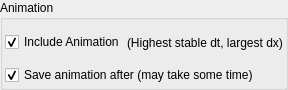
                  <widget class="QGroupBox" name="groupBox_2">
                   <property name="sizePolicy">
                    <sizepolicy hsizetype="Preferred" vsizetype="Preferred">
                     <horstretch>0</horstretch>
                     <verstretch>0</verstretch>
                    </sizepolicy>
                   </property>
                   <property name="maximumSize">
                    <size>
                     <width>16777215</width>
                     <height>90</height>
                    </size>
                   </property>
                   <property name="title">
                    <string>Animation</string>
                   </property>
                   <layout class="QVBoxLayout" name="verticalLayout_7">
                    <property name="spacing">
                     <number>2</number>
                    </property>
                    <property name="leftMargin">
                     <number>2</number>
                    </property>
                    <property name="topMargin">
                     <number>2</number>
                    </property>
                    <property name="rightMargin">
                     <number>2</number>
                    </property>
                    <property name="bottomMargin">
                     <number>2</number>
                    </property>
                    <item>
                     <layout class="QHBoxLayout" name="horizontalLayout_16">
                      <item>
                       <widget class="QCheckBox" name="checkBox_incl_animation">
                        <property name="maximumSize">
                         <size>
                          <width>16777215</width>
                          <height>20</height>
                         </size>
                        </property>
                        <property name="toolTip">
                         <string>&lt;html&gt;&lt;head/&gt;&lt;body&gt;&lt;p&gt;Include the 2D Animation in Tab 1. Rendering animations takes considerable time even if the calculations do not. Consider turning off during preparatory simulations.&lt;/p&gt;&lt;/body&gt;&lt;/html&gt;</string>
                        </property>
                        <property name="text">
                         <string>Include Animation</string>
                        </property>
                        <property name="checked">
                         <bool>true</bool>
                        </property>
                       </widget>
                      </item>
                      <item>
                       <widget class="QLabel" name="label">
                        <property name="text">
                         <string>(Highest stable dt, largest dx)</string>
                        </property>
                       </widget>
                      </item>
                     </layout>
                    </item>
                    <item>
                     <widget class="QCheckBox" name="checkBox_save_animation">
                      <property name="sizePolicy">
                       <sizepolicy hsizetype="Expanding" vsizetype="Expanding">
                        <horstretch>0</horstretch>
                        <verstretch>0</verstretch>
                       </sizepolicy>
                      </property>
                      <property name="maximumSize">
                       <size>
                        <width>16777215</width>
                        <height>20</height>
                       </size>
                      </property>
                      <property name="toolTip">
                       <string>&lt;html&gt;&lt;head/&gt;&lt;body&gt;&lt;p&gt;Include the 2D Animation in Tab 1. Rendering animations takes considerable time even if the calculations do not. Consider turning off during preparatory simulations.&lt;/p&gt;&lt;/body&gt;&lt;/html&gt;</string>
                      </property>
                      <property name="text">
                       <string>Save animation after (may take some time)</string>
                      </property>
                      <property name="checked">
                       <bool>true</bool>
                      </property>
                     </widget>
                    </item>
                   </layout>
                  </widget>
